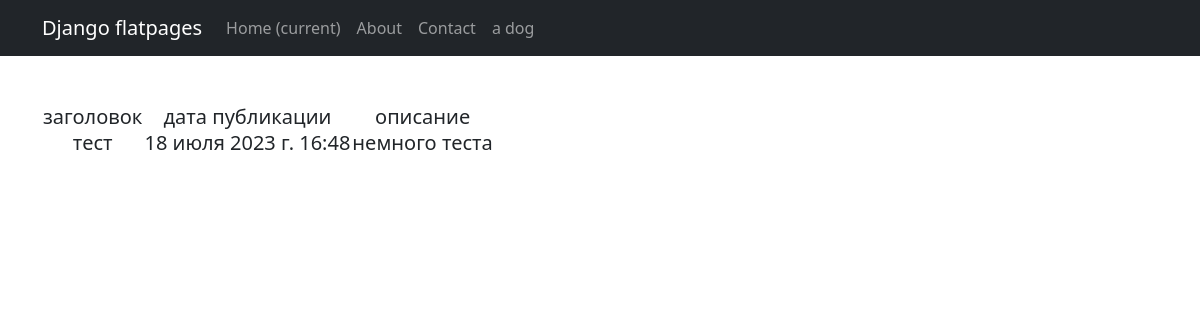
The app's page /news/4 (signed in) with its own data.
### news/models.py (models this page shows, shortened)
class Post(models.Model):
    Article = "AR"
    New = "NW"
    POSICHEN = [
        (Article, "статья"),
        (New, "новость")
    ]
    post_Author = models.ForeignKey(Author, on_delete=models.CASCADE)
    WIT = models.CharField(max_length=2, choices=POSICHEN)
    data_time = models.DateTimeField(auto_now_add=True)
    category = models.ManyToManyField(Category, through='PostCategory')
    header = models.CharField(max_length=50)
    text = models.TextField(max_length=3000)
    raiting = models.IntegerField(default=0)

### news/views.py (the view)
# urls.py: path('<int:pk>', NewDetail.as_view()),
class NewDetail(LoginRequiredMixin, DetailView):
    model = Post
    template_name = 'new.html'
    context_object_name = 'new'

### templates/new.html (shortened to what this page needs)
{% extends 'flatpages/default.html' %}
{% block content %}
<h5><table>
    <tr>
        <td>заголовок</td>
        <td>дата публикации</td>
        <td>описание</td>
    </tr>
    <tr>
        <td>{{ new.header }}</td>
        <td>{{ new.data_time }}</td>
        <td>{{ new.text }}</td>
    </tr>
</table></h5>
{% endblock content %}

### records on screen
Post: header "тест", data_time "18 июля 2023 г. 16:48", text "немного теста"
